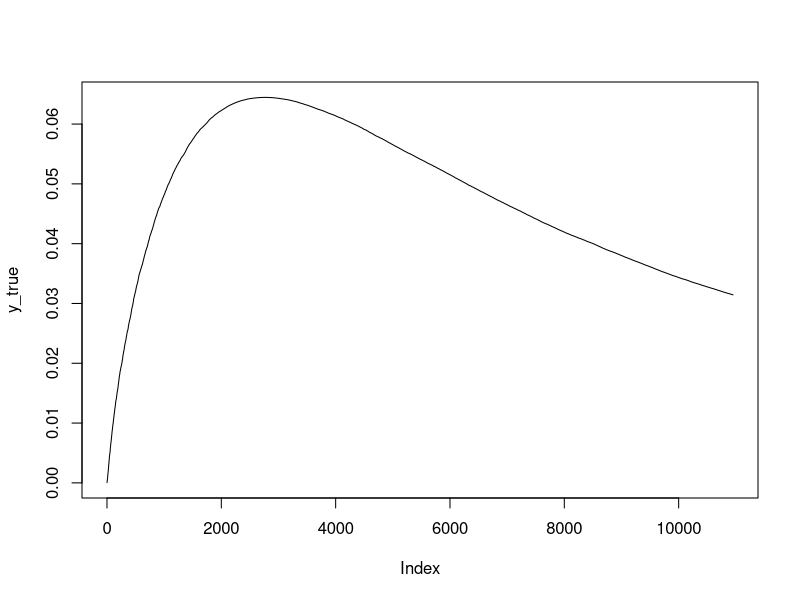

Source code (R):
#weight function for the random yield walk
weights_function = function(x, a = 0.005, b = 80, c = 1000, d =365*10 , e = 100){
  a*(exp(-(0.15*x)^1/b) - c*dlnorm(x = x, mean = log(d),sd = log(sqrt(e))))
}

#a decides the spike/convergence
#b where the spike is
#c how the tail is shaped
#normal yield curve a [0.0005,0.001]

sample_yield_function = function(weights_function, max_maturity = 30*365,
                                 a = 0.0006, b = 300, c = 250, d = 500,e = 70){
  y = rep(0,max_maturity)
  y_minus_one = 0
  for (i in 1:length(y)) {
    y[i] = y_minus_one + runif(1,0,0.1)*weights_function(i, a = a, b = b, c = c, d = d, e = e)
    y_minus_one = y[i]
  }
  return(y)
}
y_true = sample_yield_function(weights_function, a = 0.002 , b = 200, c = 1500, d = 5000 , e = 25)
plot(y_true, type ="l")
# distribution of maturity
# requires lubridate package
create_maturity_obj = function(maturities, max_maturity = 30*365, filter_90 = T){
  maturities = na.omit(maturities)
  maturities = mdy(maturities$...1)
  days_left = as.numeric(maturities - dmy("22/12/22")) #deadline date
  days_left = days_left[days_left <= max_maturity]
  if(filter_90){
    days_left = days_left[90 < days_left]
    }
  density_maturities = density(days_left, bw = "SJ")
  return(list(density = density_maturities,
              days_left = days_left))
}
# function to sample from the estimated density of maturities
sample_maturity = function(maturity_obj, max_maturity = 30*365, filter_90 = T){
  bw = maturity_obj$density$bw # bw is variance
  mean = sample(maturity_obj$days_left, 1)
  sample = round(rnorm(1, mean =mean , sd = sqrt(bw)),0)
  if(filter_90){
    lower_bound = 90
  } else{
    lower_bound = 0
  }
  while (sample <= lower_bound || sample > max_maturity) {
    sample = round(rnorm(1, mean =mean , sd = sqrt(bw)),0)
  }
  return(sample)
}

# sample a bond given the yield structure

sample_bond_cashflow = function(maturity_obj, max_maturity = 30*365){
  
  maturity = sample_maturity(maturity_obj, max_maturity)
  C_vec = rep(0,max_maturity)
  no_payments = ceiling((maturity/365)*2)
  cupon = round(runif(n = 1,
                min = 2,
                max = 4),2) #random cupon payments rounded to two decimal points
  C_vec[maturity] = 100 + cupon
  if(no_payments > 1){
    for (i in 2:no_payments) {
      if(i%%2 != 0){
        pay_date = maturity - ((i-1)/2)*365
        C_vec[pay_date] =  cupon
      } else{
        pay_date = maturity - floor((i-1)/2)*365 - 182
        C_vec[pay_date] =  cupon
      }
    }
  }
  return(C_vec)
} 

# function that computes the bond price with noise
# noise is depending on the maturiy, otherwise the outliers are to big
get_bond_price = function(C_vec, yield_str, noise = 1){
  #get dates on which payment occurs
  payable_dates = which(C_vec!=0)
  discount_curve = exp(-yield_str*seq(1,length(yield_str))/365)
  price = C_vec[payable_dates] %*% discount_curve[payable_dates]
  # add noice
  price = price +  rnorm(1,0,noise)*(log(max(payable_dates))/(1+log(max(payable_dates))))^4
  #noise depends on maturity 
  return(round(price,2))
}



sample_bond = function(maturity_obj, yield_str, max_maturity = 30*365,noise = 1){
  c_vec  = sample_bond_cashflow(maturity_obj, max_maturity)
  price = get_bond_price(c_vec, yield_str = yield_str,noise = noise)
  return(list(
    Cashflow_Vector = c_vec,
    Price = price,
    Maturity = which.max(c_vec)
  ))
}

sample_bonds_portfolio = function(maturity_obj, 
                                  yield_str,
                                  number_of_bonds = 50,
                                  max_maturity = 30*365, 
                                  noise = 1){
  C = matrix(0, nrow = number_of_bonds, ncol = max_maturity)
  B = rep(0,number_of_bonds)
  Mat = rep(0,number_of_bonds)
  for (i in 1:number_of_bonds) {
    bond = sample_bond(maturity_obj = maturity_obj, 
                       yield_str = yield_str ,
                       max_maturity = max_maturity,  
                       noise = noise)
    C[i,] = bond$Cashflow_Vector
    B[i] = bond$Price[1]
    Mat[i] = bond$Maturity[1]
  }
  return(list(
    Cashflow = C, 
    Price = B, 
    Maturity = Mat
  ))
  
}
